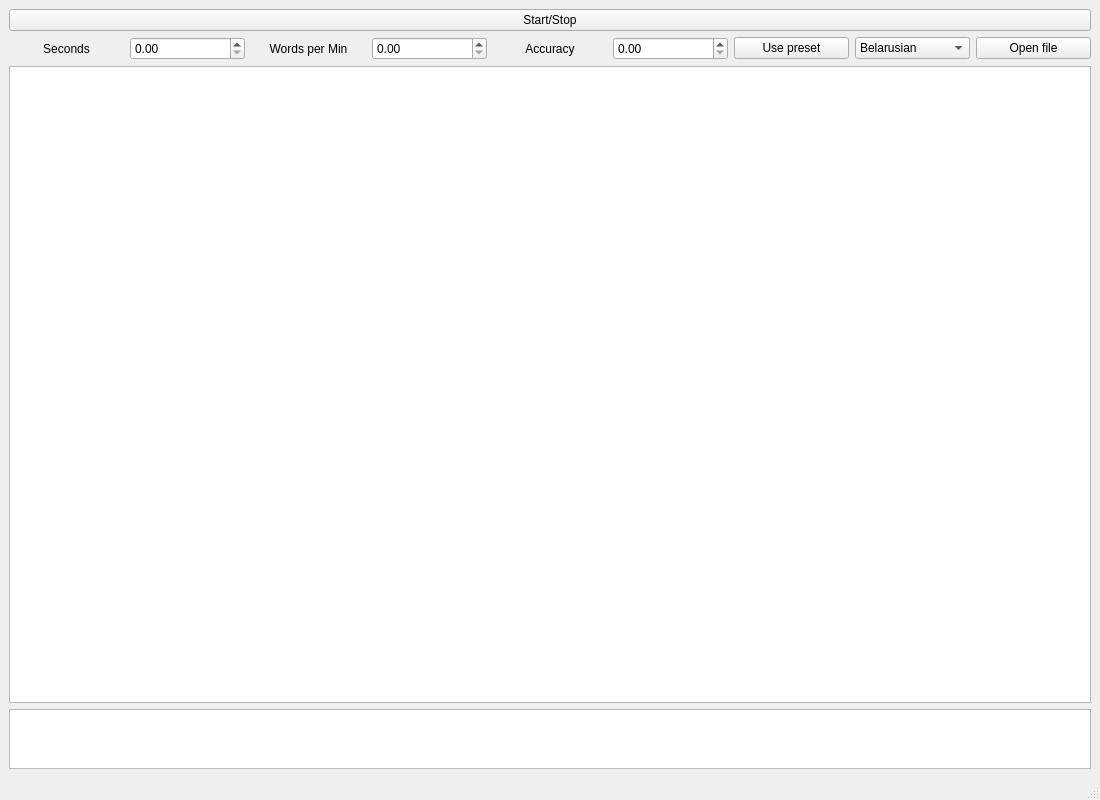
<?xml version="1.0" encoding="UTF-8"?>
<ui version="4.0">
 <class>MainWindow</class>
 <widget class="QMainWindow" name="MainWindow">
  <property name="geometry">
   <rect>
    <x>0</x>
    <y>0</y>
    <width>1100</width>
    <height>800</height>
   </rect>
  </property>
  <property name="minimumSize">
   <size>
    <width>1100</width>
    <height>800</height>
   </size>
  </property>
  <property name="windowTitle">
   <string>MainWindow</string>
  </property>
  <widget class="QWidget" name="centralwidget">
   <layout class="QVBoxLayout" name="verticalLayout">
    <item>
     <widget class="QPushButton" name="startBtn">
      <property name="text">
       <string>Start/Stop</string>
      </property>
     </widget>
    </item>
    <item>
     <layout class="QVBoxLayout" name="editorsLayout">
      <item>
       <layout class="QHBoxLayout" name="horizontalLayout">
        <item>
         <widget class="QLabel" name="startLabel">
          <property name="text">
           <string>Seconds</string>
          </property>
          <property name="alignment">
           <set>Qt::AlignCenter</set>
          </property>
         </widget>
        </item>
        <item>
         <widget class="QDoubleSpinBox" name="timerBox"/>
        </item>
        <item>
         <widget class="QLabel" name="label">
          <property name="text">
           <string>Words per Min</string>
          </property>
          <property name="alignment">
           <set>Qt::AlignCenter</set>
          </property>
         </widget>
        </item>
        <item>
         <widget class="QDoubleSpinBox" name="wordsBox"/>
        </item>
        <item>
         <widget class="QLabel" name="cntrLabel">
          <property name="text">
           <string>Accuracy</string>
          </property>
          <property name="alignment">
           <set>Qt::AlignCenter</set>
          </property>
          <property name="openExternalLinks">
           <bool>false</bool>
          </property>
         </widget>
        </item>
        <item>
         <widget class="QDoubleSpinBox" name="accuracyBox"/>
        </item>
        <item>
         <widget class="QPushButton" name="presetBtn">
          <property name="text">
           <string>Use preset</string>
          </property>
         </widget>
        </item>
        <item>
         <widget class="QComboBox" name="langBox">
          <property name="currentIndex">
           <number>4</number>
          </property>
          <item>
           <property name="text">
            <string>German</string>
           </property>
          </item>
          <item>
           <property name="text">
            <string>French</string>
           </property>
          </item>
          <item>
           <property name="text">
            <string>Arabic</string>
           </property>
          </item>
          <item>
           <property name="text">
            <string>Chinese</string>
           </property>
          </item>
          <item>
           <property name="text">
            <string>Belarusian</string>
           </property>
          </item>
          <item>
           <property name="text">
            <string>Hebrew</string>
           </property>
          </item>
         </widget>
        </item>
        <item>
         <widget class="QPushButton" name="openBtn">
          <property name="text">
           <string>Open file</string>
          </property>
         </widget>
        </item>
       </layout>
      </item>
      <item>
       <widget class="QTextEdit" name="aimTextEdit">
        <property name="minimumSize">
         <size>
          <width>0</width>
          <height>0</height>
         </size>
        </property>
        <property name="font">
         <font>
          <pointsize>11</pointsize>
          <italic>false</italic>
          <bold>false</bold>
         </font>
        </property>
       </widget>
      </item>
      <item>
       <widget class="QTextEdit" name="checkTextEdit">
        <property name="maximumSize">
         <size>
          <width>16777215</width>
          <height>60</height>
         </size>
        </property>
       </widget>
      </item>
     </layout>
    </item>
   </layout>
  </widget>
  <widget class="QMenuBar" name="menubar">
   <property name="geometry">
    <rect>
     <x>0</x>
     <y>0</y>
     <width>1100</width>
     <height>23</height>
    </rect>
   </property>
  </widget>
  <widget class="QStatusBar" name="statusbar"/>
 </widget>
 <resources/>
 <connections/>
</ui>
